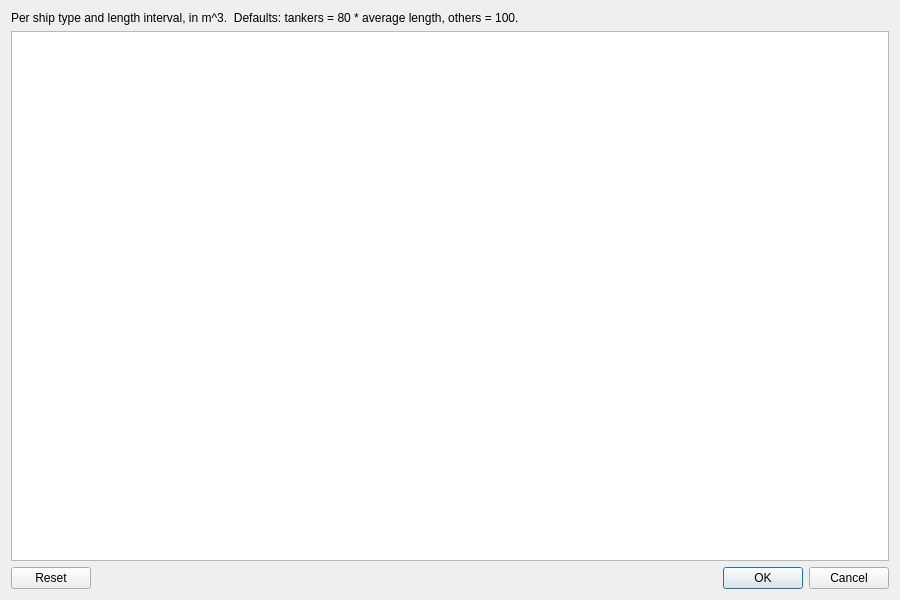
<?xml version="1.0" encoding="UTF-8"?>
<ui version="4.0">
 <class>Dialog</class>
 <widget class="QDialog" name="Dialog">
  <property name="geometry">
   <rect>
    <x>0</x>
    <y>0</y>
    <width>900</width>
    <height>600</height>
   </rect>
  </property>
  <property name="windowTitle">
   <string>Maximum oil onboard (m^3)</string>
  </property>
  <layout class="QVBoxLayout" name="verticalLayout">
   <item>
    <widget class="QLabel" name="lblOilOnboardHelp">
     <property name="text">
      <string>Per ship type and length interval, in m^3.  Defaults: tankers = 80 * average length, others = 100.</string>
     </property>
     <property name="wordWrap">
      <bool>true</bool>
     </property>
    </widget>
   </item>
   <item>
    <widget class="QTableWidget" name="twOilOnboard"/>
   </item>
   <item>
    <widget class="QDialogButtonBox" name="buttonBox">
     <property name="orientation">
      <enum>Qt::Horizontal</enum>
     </property>
     <property name="standardButtons">
      <set>QDialogButtonBox::Cancel|QDialogButtonBox::Ok|QDialogButtonBox::Reset</set>
     </property>
    </widget>
   </item>
  </layout>
 </widget>
 <resources/>
 <connections>
  <connection>
   <sender>buttonBox</sender>
   <signal>accepted()</signal>
   <receiver>Dialog</receiver>
   <slot>accept()</slot>
   <hints>
    <hint type="sourcelabel"><x>0</x><y>0</y></hint>
    <hint type="destinationlabel"><x>0</x><y>0</y></hint>
   </hints>
  </connection>
  <connection>
   <sender>buttonBox</sender>
   <signal>rejected()</signal>
   <receiver>Dialog</receiver>
   <slot>reject()</slot>
   <hints>
    <hint type="sourcelabel"><x>0</x><y>0</y></hint>
    <hint type="destinationlabel"><x>0</x><y>0</y></hint>
   </hints>
  </connection>
 </connections>
</ui>
